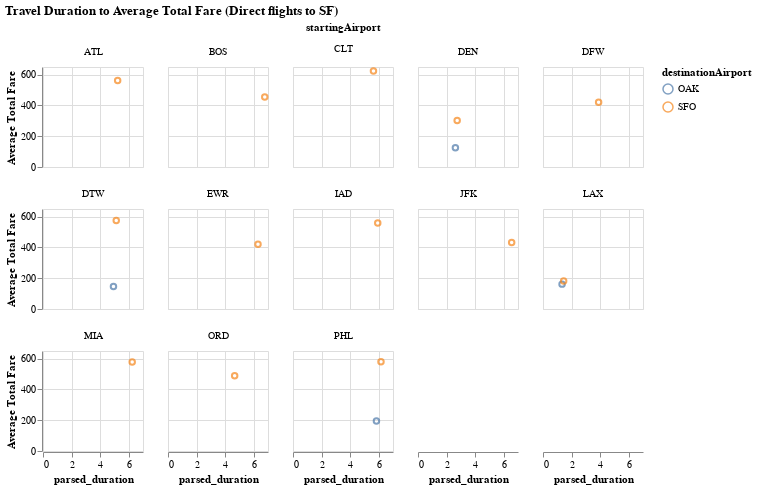

This figure's notebook cell:
### Code cell
alt.Chart(aggregated_direct_sf_df).mark_point().encode(
    y=alt.Y('totalFare', title='Average Total Fare'),
    x='parsed_duration',
    color='destinationAirport',
    facet=alt.Facet('startingAirport:N', columns=5)
).properties(
    width=100,
    height=100,
    title='Travel Duration to Average Total Fare (Direct flights to SF)'
)

### Figure 1 — Vega-Lite specification as saved in the notebook (floating-point values rounded to 4 significant figures)
{"config": {"view": {"continuousWidth": 400, "continuousHeight": 300}}, "data": {"name": "data-007748e1dad6b9f2df96f8adc77bc1ae"}, "mark": "point", "encoding": {"color": {"field": "destinationAirport", "type": "nominal"}, "facet": {"columns": 5, "field": "startingAirport", "type": "nominal"}, "x": {"field": "parsed_duration", "type": "quantitative"}, "y": {"field": "totalFare", "title": "Average Total Fare", "type": "quantitative"}}, "height": 100, "title": "Travel Duration to Average Total Fare (Direct flights to SF)", "width": 100, "$schema": "https://vega.github.io/schema/vega-lite/v4.17.0.json", "datasets": {"data-007748e1dad6b9f2df96f8adc77bc1ae": [{"startingAirport": "ATL", "destinationAirport": "SFO", "totalFare": 562.2, "parsed_duration": 5.226}, {"startingAirport": "BOS", "destinationAirport": "SFO", "totalFare": 455.0, "parsed_duration": 6.773}, {"startingAirport": "CLT", "destinationAirport": "SFO", "totalFare": 624.3, "parsed_duration": 5.633}, {"startingAirport": "DEN", "destinationAirport": "OAK", "totalFare": 125.3, "parsed_duration": 2.618}, {"startingAirport": "DEN", "destinationAirport": "SFO", "totalFare": 302.3, "parsed_duration": 2.742}, {"startingAirport": "DFW", "destinationAirport": "SFO", "totalFare": 421.3, "parsed_duration": 3.894}, {"startingAirport": "DTW", "destinationAirport": "OAK", "totalFare": 145.6, "parsed_duration": 4.933}, {"startingAirport": "DTW", "destinationAirport": "SFO", "totalFare": 575.1, "parsed_duration": 5.128}, {"startingAirport": "EWR", "destinationAirport": "SFO", "totalFare": 420.8, "parsed_duration": 6.3}, {"startingAirport": "IAD", "destinationAirport": "SFO", "totalFare": 558.4, "parsed_duration": 5.932}, {"startingAirport": "JFK", "destinationAirport": "SFO", "totalFare": 431.7, "parsed_duration": 6.557}, {"startingAirport": "LAX", "destinationAirport": "OAK", "totalFare": 161.6, "parsed_duration": 1.334}, {"startingAirport": "LAX", "destinationAirport": "SFO", "totalFare": 181.3, "parsed_duration": 1.446}, {"startingAirport": "MIA", "destinationAirport": "SFO", "totalFare": 578.0, "parsed_duration": 6.245}, {"startingAirport": "ORD", "destinationAirport": "SFO", "totalFare": 488.8, "parsed_duration": 4.667}, {"startingAirport": "PHL", "destinationAirport": "OAK", "totalFare": 194.5, "parsed_duration": 5.84}, {"startingAirport": "PHL", "destinationAirport": "SFO", "totalFare": 580.0, "parsed_duration": 6.159}]}}
